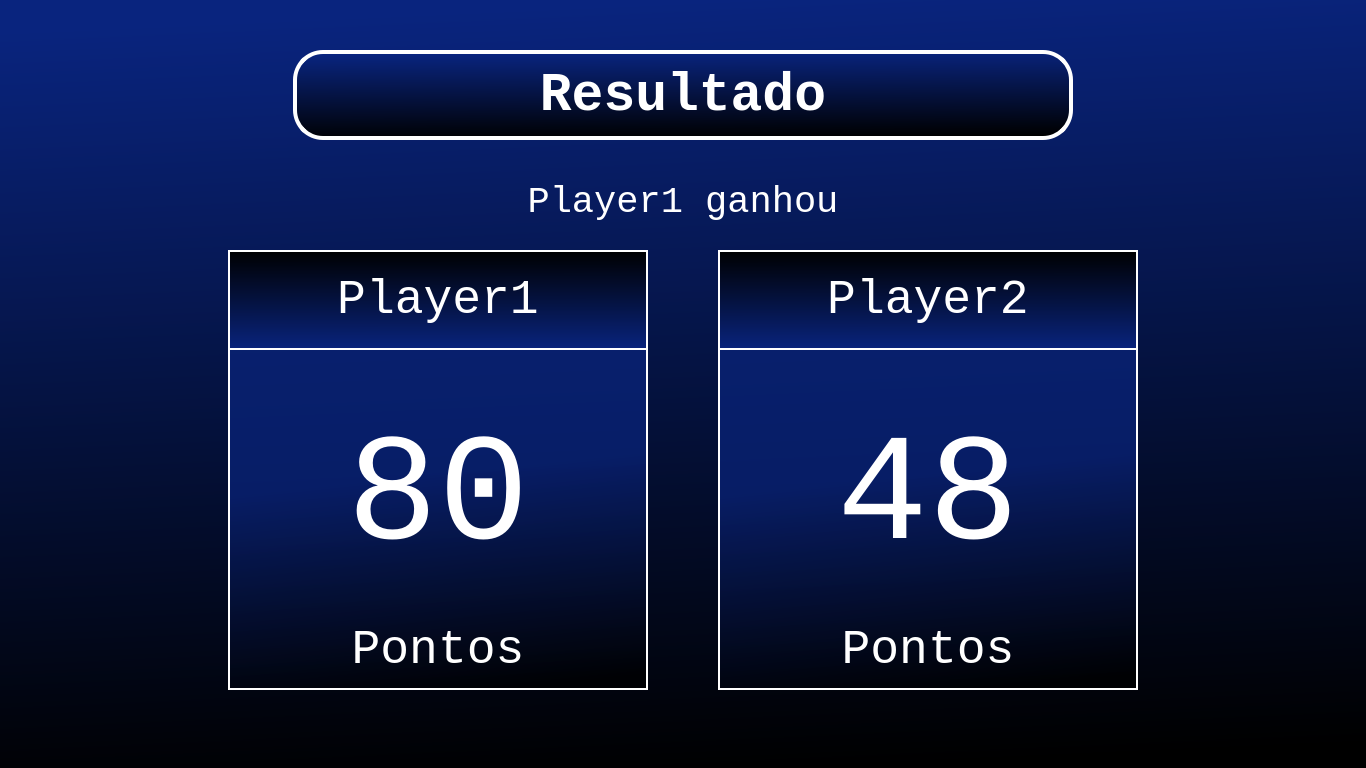
<?xml version="1.0" encoding="UTF-8"?>
<ui version="4.0">
 <class>FinalWindow</class>
 <widget class="QMainWindow" name="FinalWindow">
  <property name="geometry">
   <rect>
    <x>0</x>
    <y>0</y>
    <width>1366</width>
    <height>768</height>
   </rect>
  </property>
  <property name="windowTitle">
   <string>MainWindow</string>
  </property>
  <property name="styleSheet">
   <string notr="true"/>
  </property>
  <widget class="QWidget" name="centralwidget">
   <property name="styleSheet">
    <string notr="true">QLabel {color: #fff;}

#player1Widget  {
	border: 2px solid #fff;	
	background: qlineargradient(spread:pad, x1:0.523, y1:0, x2:0.625, y2:1, stop:0.5 rgba(9, 36, 126, 176), stop:1 rgba(0, 0, 0, 189));
}

#player2Widget  {
	border: 2px solid #fff;	
	background: qlineargradient(spread:pad, x1:0.523, y1:0, x2:0.625, y2:1, stop:0.5 rgba(9, 36, 126, 176), stop:1 rgba(0, 0, 0, 189));
}


#tituloLabel {
	background: qlineargradient(spread:pad, x1:0.591273, y1:1, x2:0.511363, y2:0, stop:0 rgba(0, 0, 0, 255), stop:1 rgba(9, 36, 126, 255));
	border-radius: 30px;
	border: 4px solid #fff;
}

#centralwidget {
	background: qlineargradient(spread:pad, x1:0.591273, y1:1, x2:0.511363, y2:0, stop:0 rgba(0, 0, 0, 255), stop:1 rgba(9, 36, 126, 255));
}</string>
   </property>
   <widget class="QLabel" name="tituloLabel">
    <property name="geometry">
     <rect>
      <x>293</x>
      <y>50</y>
      <width>780</width>
      <height>90</height>
     </rect>
    </property>
    <property name="font">
     <font>
      <family>Consolas</family>
      <pointsize>40</pointsize>
      <weight>75</weight>
      <bold>true</bold>
     </font>
    </property>
    <property name="styleSheet">
     <string notr="true"/>
    </property>
    <property name="text">
     <string>Resultado</string>
    </property>
    <property name="alignment">
     <set>Qt::AlignCenter</set>
    </property>
   </widget>
   <widget class="QLabel" name="campeaoLabel">
    <property name="geometry">
     <rect>
      <x>466</x>
      <y>172</y>
      <width>434</width>
      <height>60</height>
     </rect>
    </property>
    <property name="font">
     <font>
      <family>Consolas</family>
      <pointsize>28</pointsize>
     </font>
    </property>
    <property name="text">
     <string>Player1 ganhou</string>
    </property>
    <property name="alignment">
     <set>Qt::AlignCenter</set>
    </property>
   </widget>
   <widget class="QWidget" name="player1Widget" native="true">
    <property name="geometry">
     <rect>
      <x>228</x>
      <y>250</y>
      <width>420</width>
      <height>440</height>
     </rect>
    </property>
    <property name="styleSheet">
     <string notr="true">#playerNomeLabel {
	background: qlineargradient(spread:pad, x1:0.552, y1:0, x2:0.557, y2:1, stop:0 rgba(0, 0, 0, 255), stop:1 rgba(9, 36, 126, 255));
	border: 2px solid #fff;
}</string>
    </property>
    <widget class="QLabel" name="playerNomeLabel">
     <property name="geometry">
      <rect>
       <x>0</x>
       <y>0</y>
       <width>420</width>
       <height>100</height>
      </rect>
     </property>
     <property name="font">
      <font>
       <family>Consolas</family>
       <pointsize>36</pointsize>
      </font>
     </property>
     <property name="text">
      <string>Player1</string>
     </property>
     <property name="alignment">
      <set>Qt::AlignCenter</set>
     </property>
    </widget>
    <widget class="QLabel" name="pontosLabel">
     <property name="geometry">
      <rect>
       <x>85</x>
       <y>142</y>
       <width>250</width>
       <height>211</height>
      </rect>
     </property>
     <property name="font">
      <font>
       <family>Consolas</family>
       <pointsize>114</pointsize>
      </font>
     </property>
     <property name="text">
      <string>80</string>
     </property>
     <property name="alignment">
      <set>Qt::AlignCenter</set>
     </property>
    </widget>
    <widget class="QLabel" name="label">
     <property name="geometry">
      <rect>
       <x>72</x>
       <y>376</y>
       <width>276</width>
       <height>49</height>
      </rect>
     </property>
     <property name="font">
      <font>
       <family>Consolas</family>
       <pointsize>36</pointsize>
      </font>
     </property>
     <property name="text">
      <string>Pontos</string>
     </property>
     <property name="alignment">
      <set>Qt::AlignCenter</set>
     </property>
    </widget>
   </widget>
   <widget class="QWidget" name="player2Widget" native="true">
    <property name="geometry">
     <rect>
      <x>718</x>
      <y>250</y>
      <width>420</width>
      <height>440</height>
     </rect>
    </property>
    <property name="styleSheet">
     <string notr="true">#playerNomeLabel_2 {
	background: qlineargradient(spread:pad, x1:0.552, y1:0, x2:0.557, y2:1, stop:0 rgba(0, 0, 0, 255), stop:1 rgba(9, 36, 126, 255));
	border: 2px solid #fff;
}</string>
    </property>
    <widget class="QLabel" name="playerNomeLabel_2">
     <property name="geometry">
      <rect>
       <x>0</x>
       <y>0</y>
       <width>420</width>
       <height>100</height>
      </rect>
     </property>
     <property name="font">
      <font>
       <family>Consolas</family>
       <pointsize>36</pointsize>
      </font>
     </property>
     <property name="text">
      <string>Player2</string>
     </property>
     <property name="alignment">
      <set>Qt::AlignCenter</set>
     </property>
    </widget>
    <widget class="QLabel" name="pontosLabel_2">
     <property name="geometry">
      <rect>
       <x>85</x>
       <y>142</y>
       <width>250</width>
       <height>211</height>
      </rect>
     </property>
     <property name="font">
      <font>
       <family>Consolas</family>
       <pointsize>114</pointsize>
      </font>
     </property>
     <property name="text">
      <string>48</string>
     </property>
     <property name="alignment">
      <set>Qt::AlignCenter</set>
     </property>
    </widget>
    <widget class="QLabel" name="label_2">
     <property name="geometry">
      <rect>
       <x>72</x>
       <y>376</y>
       <width>276</width>
       <height>49</height>
      </rect>
     </property>
     <property name="font">
      <font>
       <family>Consolas</family>
       <pointsize>36</pointsize>
      </font>
     </property>
     <property name="text">
      <string>Pontos</string>
     </property>
     <property name="alignment">
      <set>Qt::AlignCenter</set>
     </property>
    </widget>
   </widget>
  </widget>
 </widget>
 <resources/>
 <connections/>
</ui>
